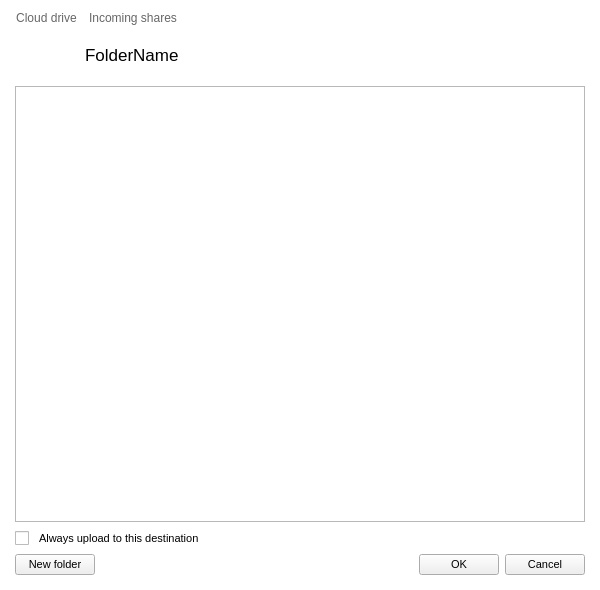
<?xml version="1.0" encoding="UTF-8"?>
<ui version="4.0">
 <class>NodeSelector</class>
 <widget class="QDialog" name="NodeSelector">
  <property name="windowModality">
   <enum>Qt::WindowModal</enum>
  </property>
  <property name="geometry">
   <rect>
    <x>0</x>
    <y>0</y>
    <width>600</width>
    <height>590</height>
   </rect>
  </property>
  <property name="minimumSize">
   <size>
    <width>540</width>
    <height>530</height>
   </size>
  </property>
  <property name="windowTitle">
   <string>Select a MEGA folder</string>
  </property>
  <property name="styleSheet">
   <string notr="true">QDialog
{
background:#FFFFFF;
}

#cbAlwaysUploadToLocation
{
    spacing: 10px;
}

QWidget
{
font-size: 11px;
}

QScrollBar:horizontal {
height: 16px;
}
</string>
  </property>
  <property name="modal">
   <bool>true</bool>
  </property>
  <layout class="QVBoxLayout" name="verticalLayout">
   <property name="spacing">
    <number>9</number>
   </property>
   <property name="leftMargin">
    <number>15</number>
   </property>
   <property name="topMargin">
    <number>10</number>
   </property>
   <property name="rightMargin">
    <number>15</number>
   </property>
   <property name="bottomMargin">
    <number>15</number>
   </property>
   <item>
    <layout class="QHBoxLayout" name="horizontalLayout_2">
     <property name="spacing">
      <number>10</number>
     </property>
     <property name="topMargin">
      <number>0</number>
     </property>
     <property name="bottomMargin">
      <number>5</number>
     </property>
     <item>
      <widget class="QPushButton" name="bShowCloudDrive">
       <property name="minimumSize">
        <size>
         <width>0</width>
         <height>0</height>
        </size>
       </property>
       <property name="styleSheet">
        <string notr="true">QPushButton {
    border: 3px solid #0078d7;
	border-top-color: transparent;
	border-left-color: transparent;
	border-right-color: transparent;
    border-radius: 0px;
    background-color: transparent;
    padding: -2px;
	font-size:12px;
}

QPushButton:checked {
	border-bottom-color:#0078d7;
	color:#36230e;
}
QPushButton:!checked {
	border-bottom-color:transparent;
	color: #666666;
}
</string>
       </property>
       <property name="text">
        <string>Cloud drive</string>
       </property>
       <property name="iconSize">
        <size>
         <width>0</width>
         <height>0</height>
        </size>
       </property>
       <property name="checkable">
        <bool>true</bool>
       </property>
       <property name="autoExclusive">
        <bool>true</bool>
       </property>
      </widget>
     </item>
     <item>
      <widget class="QPushButton" name="bShowIncomingShares">
       <property name="minimumSize">
        <size>
         <width>0</width>
         <height>0</height>
        </size>
       </property>
       <property name="styleSheet">
        <string notr="true">QPushButton {
    border: 3px solid #0078d7;
	border-top-color: transparent;
	border-left-color: transparent;
	border-right-color: transparent;
    border-radius: 0px;
    background-color: transparent;
    padding: -2px;
	font-size:12px;
}

QPushButton:checked {
	border-bottom-color:#0078d7;
	color:#36230e;
}
QPushButton:!checked {
	border-bottom-color:transparent;
	color: #666666;
}
</string>
       </property>
       <property name="text">
        <string>Incoming shares</string>
       </property>
       <property name="checkable">
        <bool>true</bool>
       </property>
       <property name="autoExclusive">
        <bool>true</bool>
       </property>
      </widget>
     </item>
     <item>
      <spacer name="horizontalSpacer_3">
       <property name="orientation">
        <enum>Qt::Horizontal</enum>
       </property>
       <property name="sizeHint" stdset="0">
        <size>
         <width>40</width>
         <height>0</height>
        </size>
       </property>
      </spacer>
     </item>
    </layout>
   </item>
   <item>
    <layout class="QHBoxLayout" name="horizontalLayout_3">
     <property name="spacing">
      <number>0</number>
     </property>
     <property name="topMargin">
      <number>5</number>
     </property>
     <property name="bottomMargin">
      <number>12</number>
     </property>
     <item alignment="Qt::AlignVCenter">
      <widget class="QPushButton" name="bBack">
       <property name="maximumSize">
        <size>
         <width>30</width>
         <height>16777215</height>
        </size>
       </property>
       <property name="styleSheet">
        <string notr="true">QPushButton {
    border: none;
    background-color: transparent;
    padding: 0px;
}
</string>
       </property>
       <property name="text">
        <string/>
       </property>
       <property name="icon">
        <iconset resource="../Resources_win.qrc">
         <normaloff>:/images/node_selector/arrow-left-ico.png</normaloff>
         <disabledoff>:/images/node_selector/arrow-left-disabled-ico.png</disabledoff>:/images/node_selector/arrow-left-ico.png</iconset>
       </property>
       <property name="iconSize">
        <size>
         <width>16</width>
         <height>16</height>
        </size>
       </property>
      </widget>
     </item>
     <item alignment="Qt::AlignVCenter">
      <widget class="QPushButton" name="bForward">
       <property name="maximumSize">
        <size>
         <width>30</width>
         <height>16777215</height>
        </size>
       </property>
       <property name="styleSheet">
        <string notr="true">QPushButton {
    border: none;
    background-color: transparent;
    padding: 0px;
}</string>
       </property>
       <property name="text">
        <string/>
       </property>
       <property name="icon">
        <iconset resource="../Resources_win.qrc">
         <normaloff>:/images/node_selector/arrow-right-ico.png</normaloff>
         <disabledoff>:/images/node_selector/arrow-right-disabled-ico.png</disabledoff>:/images/node_selector/arrow-right-ico.png</iconset>
       </property>
       <property name="iconSize">
        <size>
         <width>16</width>
         <height>16</height>
        </size>
       </property>
      </widget>
     </item>
     <item>
      <spacer name="horizontalSpacer_5">
       <property name="orientation">
        <enum>Qt::Horizontal</enum>
       </property>
       <property name="sizeType">
        <enum>QSizePolicy::Fixed</enum>
       </property>
       <property name="sizeHint" stdset="0">
        <size>
         <width>10</width>
         <height>20</height>
        </size>
       </property>
      </spacer>
     </item>
     <item alignment="Qt::AlignHCenter|Qt::AlignVCenter">
      <widget class="QLabel" name="lFolderName">
       <property name="font">
        <font>
         <pointsize>-1</pointsize>
         <weight>50</weight>
         <bold>false</bold>
         <strikeout>false</strikeout>
         <kerning>false</kerning>
        </font>
       </property>
       <property name="styleSheet">
        <string notr="true">QLabel{
font-size:17px;
}</string>
       </property>
       <property name="text">
        <string notr="true">FolderName</string>
       </property>
      </widget>
     </item>
     <item>
      <spacer name="horizontalSpacer_6">
       <property name="orientation">
        <enum>Qt::Horizontal</enum>
       </property>
       <property name="sizeType">
        <enum>QSizePolicy::Fixed</enum>
       </property>
       <property name="sizeHint" stdset="0">
        <size>
         <width>15</width>
         <height>20</height>
        </size>
       </property>
      </spacer>
     </item>
     <item alignment="Qt::AlignHCenter|Qt::AlignVCenter">
      <widget class="QLabel" name="lIcon">
       <property name="maximumSize">
        <size>
         <width>16777215</width>
         <height>16777215</height>
        </size>
       </property>
       <property name="text">
        <string/>
       </property>
       <property name="alignment">
        <set>Qt::AlignCenter</set>
       </property>
       <property name="margin">
        <number>0</number>
       </property>
       <property name="indent">
        <number>-1</number>
       </property>
      </widget>
     </item>
     <item>
      <spacer name="horizontalSpacer_4">
       <property name="orientation">
        <enum>Qt::Horizontal</enum>
       </property>
       <property name="sizeHint" stdset="0">
        <size>
         <width>40</width>
         <height>20</height>
        </size>
       </property>
      </spacer>
     </item>
    </layout>
   </item>
   <item>
    <widget class="MegaItemTreeView" name="tMegaFolders">
     <property name="font">
      <font>
       <pointsize>-1</pointsize>
      </font>
     </property>
     <property name="focusPolicy">
      <enum>Qt::StrongFocus</enum>
     </property>
     <property name="styleSheet">
      <string notr="true">QTreeView {
    show-decoration-selected: 1;
	selection-background-color: #3393df;
	 font-size: 12px;
 	qproperty-indentation: 18; 
	outline:0;
}

QTreeView::item:disabled
{
	background-color:transparent;
}

QTreeView::item:hover {
   background-color:transparent;
}

QTreeView::branch:hover {
background-color:transparent;
}

QTreeView::branch:selected {
background-color: #3393df;
}

QTreeView::item:selected {
    border: transparent;
	 color: white;
    background-color: #3393df;
}

QTreeView::branch:selected:closed:has-children:adjoins-item {
    border-image: none;
	image:url(://images/node_selector/Icon-Small-Arrow-Left-hover.png) ;
}

QTreeView::branch:selected:open:has-children:adjoins-item {
    border-image: none;
    image: url(://images/node_selector/Icon-Small-Arrow-Down-hover.png) ;
}

QTreeView::branch:!selected:closed:has-children:adjoins-item {
    border-image: none;
    image: url(://images/node_selector/Icon-Small-Arrow-Left.png) ;
}

QTreeView::branch:!selected:open:has-children:adjoins-item {
    border-image: none;
    image: url(://images/node_selector/Icon-Small-Arrow-Down.png) ;
}

QHeaderView
{
background: #FFFFFF;
font-size: 12px;
color:#576879;
padding-top: 2px;
}

QHeaderView::section {
background: #FFFFFF;
padding-left: 8px;
border-left:1px solid #dadada;			
border-top:0 px;
border-bottom:0px;					 					 				 					 	
border-right:0px;
}

QHeaderView::section::first
{
padding-left: 0px;
border-left:0px;		
}

QHeaderView::down-arrow { 
width: 4px; height:6px;
subcontrol-position: right;
top:-2px;
left:0px;
padding-right:10px;
} 

QHeaderView::up-arrow {
width: 4px; height:6px;
subcontrol-position: right;
top:-2px;
left:0px;
padding-right:10px;
} 




</string>
     </property>
     <property name="frameShape">
      <enum>QFrame::StyledPanel</enum>
     </property>
     <property name="frameShadow">
      <enum>QFrame::Plain</enum>
     </property>
     <property name="alternatingRowColors">
      <bool>false</bool>
     </property>
     <property name="selectionMode">
      <enum>QAbstractItemView::SingleSelection</enum>
     </property>
     <property name="iconSize">
      <size>
       <width>22</width>
       <height>22</height>
      </size>
     </property>
     <property name="autoExpandDelay">
      <number>-1</number>
     </property>
     <property name="indentation">
      <number>18</number>
     </property>
     <property name="animated">
      <bool>true</bool>
     </property>
     <property name="allColumnsShowFocus">
      <bool>false</bool>
     </property>
     <property name="expandsOnDoubleClick">
      <bool>false</bool>
     </property>
     <attribute name="headerMinimumSectionSize">
      <number>35</number>
     </attribute>
     <attribute name="headerDefaultSectionSize">
      <number>35</number>
     </attribute>
    </widget>
   </item>
   <item>
    <widget class="QCheckBox" name="cbAlwaysUploadToLocation">
     <property name="text">
      <string>Always upload to this destination</string>
     </property>
    </widget>
   </item>
   <item>
    <widget class="QWidget" name="bLayout" native="true">
     <property name="maximumSize">
      <size>
       <width>16777215</width>
       <height>26</height>
      </size>
     </property>
     <layout class="QHBoxLayout" name="horizontalLayout">
      <property name="leftMargin">
       <number>0</number>
      </property>
      <property name="topMargin">
       <number>0</number>
      </property>
      <property name="rightMargin">
       <number>0</number>
      </property>
      <property name="bottomMargin">
       <number>0</number>
      </property>
      <item>
       <widget class="QPushButton" name="bNewFolder">
        <property name="text">
         <string>New folder</string>
        </property>
       </widget>
      </item>
      <item>
       <spacer name="horizontalSpacer">
        <property name="orientation">
         <enum>Qt::Horizontal</enum>
        </property>
        <property name="sizeHint" stdset="0">
         <size>
          <width>40</width>
          <height>20</height>
         </size>
        </property>
       </spacer>
      </item>
      <item>
       <widget class="QPushButton" name="bOk">
        <property name="text">
         <string>OK</string>
        </property>
       </widget>
      </item>
      <item>
       <widget class="QPushButton" name="bCancel">
        <property name="text">
         <string>Cancel</string>
        </property>
       </widget>
      </item>
     </layout>
    </widget>
   </item>
  </layout>
 </widget>
 <customwidgets>
  <customwidget>
   <class>MegaItemTreeView</class>
   <extends>QTreeView</extends>
   <header>MegaItemTreeView.h</header>
  </customwidget>
 </customwidgets>
 <tabstops>
  <tabstop>tMegaFolders</tabstop>
  <tabstop>cbAlwaysUploadToLocation</tabstop>
  <tabstop>bNewFolder</tabstop>
  <tabstop>bCancel</tabstop>
 </tabstops>
 <resources>
  <include location="../Resources_win.qrc"/>
 </resources>
 <connections/>
</ui>
